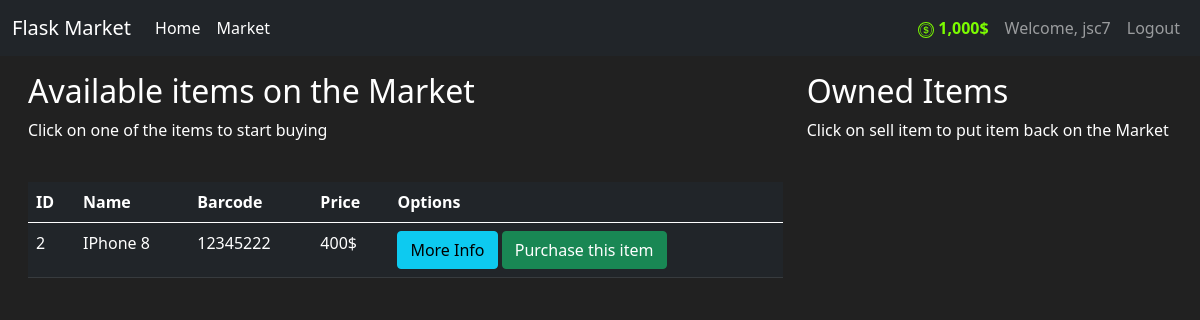
Before: /market (signed in) with the older database file.
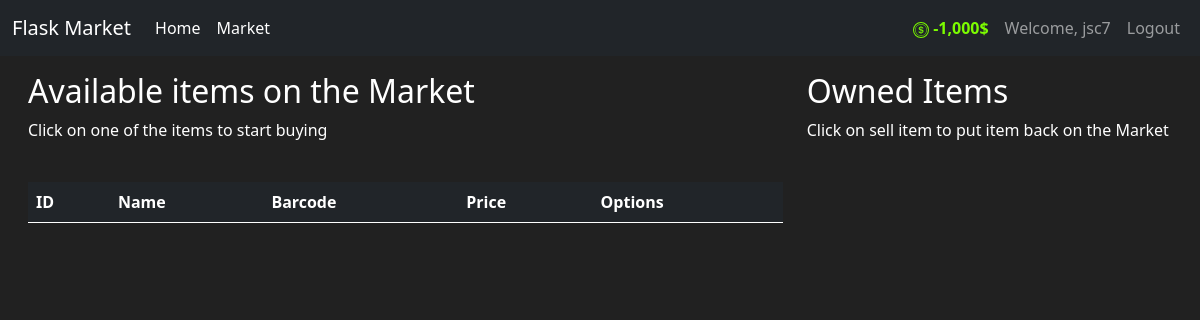
After: the same page with the newer database file.
### market/models.py (models this page shows, shortened)
class User(db.Model, UserMixin):
    id = db.Column(db.Integer(), primary_key=True)
    username = db.Column(db.String(length=30), nullable=False, unique=True)
    email_address = db.Column(db.String(length=50), nullable=False, unique=True)
    password_hash = db.Column(db.String(length=60), nullable=False)
    budget = db.Column(db.Integer(), nullable=False, default=1000)
    items = db.relationship('Item', backref='owned_user', lazy=True)
    @property
    def prettier_budget(self):
        if len(str(self.budget)) >= 4:
            return f'{str(self.budget)[:-3]},{str(self.budget)[-3:]}$'
        return f'{self.budget}$'
    @property
    def password(self):
        return self.password

class Item(db.Model):
    id = db.Column(db.Integer(), primary_key=True)
    name = db.Column(db.String(length=30), nullable=False, unique=True)
    barcode = db.Column(db.String(length=12), nullable=False, unique=True)
    price = db.Column(db.Integer(), nullable=False)
    description = db.Column(db.String(length=1024), nullable=False, unique=True)
    owner = db.Column(db.Integer(), db.ForeignKey('user.id'))

### market/routes.py (the view, shortened to what this page needs)
@app.route('/market', methods=['GET', 'POST'])
@login_required
def market_page():
    purchase_form = PurchaseItemForm()
    if request.method == 'GET':
        items = Item.query.filter_by(owner=None)
        return render_template('market.html', items=items, purchase_form=purchase_form)

### market/models.py (called while the page is built)
@login_manager.user_loader
def load_user(user_id):
    return User.query.get(int(user_id))

### market/templates/market.html (shortened to what this page needs)
{% extends 'base.html' %}
{% block content %}
<div class="row m-3">
   <div class="col-8">
      <h2>Available items on the Market</h2>
      <p>Click on one of the items to start buying</p>
      <br>
      <table class="table table-hover table-dark">
         <thead>
            <tr>
               <th scope="col">ID</th>
               <th scope="col">Name</th>
               <th scope="col">Barcode</th>
               <th scope="col">Price</th>
               <th scope="col">Options</th>
            </tr>
         </thead>
         <tbody>
            {% for item in items %}
            <tr>
               <td>{{ item.id }}</td>
               <td>{{ item.name }}</td>
               <td>{{ item.barcode }}</td>
               <td>{{ item.price }}$</td>
               <td>
                  <button class="btn btn-outline btn-info" data-bs-toggle="modal" data-bs-target="#Modal-MoreInfo-{{ item.id }}">More Info</button>
                  <button class="btn btn-outline btn-success" data-bs-toggle="modal" data-bs-target="#Modal-PurchaseConfirm-{{ item.id }}">
                  Purchase this item
                  </button>
               </td>
            </tr>
            {% endfor %}
         </tbody>
      </table>
   </div>
   <div class="col-4">
    <h2>Owned Items</h2>
    <p>Click on sell item to put item back on the Market</p>
    <br>
   </div>
</div>
{% endblock %}

### market/templates/base.html (shortened to what this page needs)
<!DOCTYPE html>
<html lang="en">
  <head>
    <link
      href="https://cdn.jsdelivr.net/npm/bootstrap@5.0.0-beta3/dist/css/bootstrap.min.css"
      rel="stylesheet"
    />
  </head>
  <body>
    <nav class="navbar navbar-expand-lg navbar-dark bg-dark">
      <div class="container-fluid">
        <a class="navbar-brand" href="{{ url_for('home_page') }}">Flask Market</a>
        <div class="collapse navbar-collapse" id="navbarSupportedContent">
          <ul class="navbar-nav me-auto mb-2 mb-lg-0">
            <li class="nav-item">
              <a class="nav-link active" aria-current="page" href="{{ url_for('home_page') }}">Home</a>
            </li>
            <li class="nav-item">
              <a class="nav-link active" aria-current="page" href="{{ url_for('market_page') }}">Market</a>
            </li>
          </ul>
          <ul class="navbar-nav mb-2 mb-lg-0">
            {% if current_user.is_authenticated %}
            <li class="nav-item">
              <a class="nav-link" style="color: lawngreen; font-weight: bold;">
                {{ current_user.prettier_budget }}
              </a>
            </li>
            <li class="nav-item">
              <a class="nav-link">Welcome, {{ current_user.username }}</a>
            </li>
            <li class="nav-item">
              <a class="nav-link" href="{{ url_for('logout_page') }} ">Logout</a>
            </li>
            {% endif %}
          </ul>
        </div>
      </div>
    </nav>
      {% block content %}
      {% endblock %}
  </body>
</html>

### market/templates/base.html (style rules this page uses)
body { background-color: #212121; color: white; }

Changed rows visible on the page:
no longer on this page (row edited): Item: id "2", name "IPhone 8", barcode "12345222", price "400"
changed User "jsc7": prettier_budget "1,000$" → "-1,000$"
